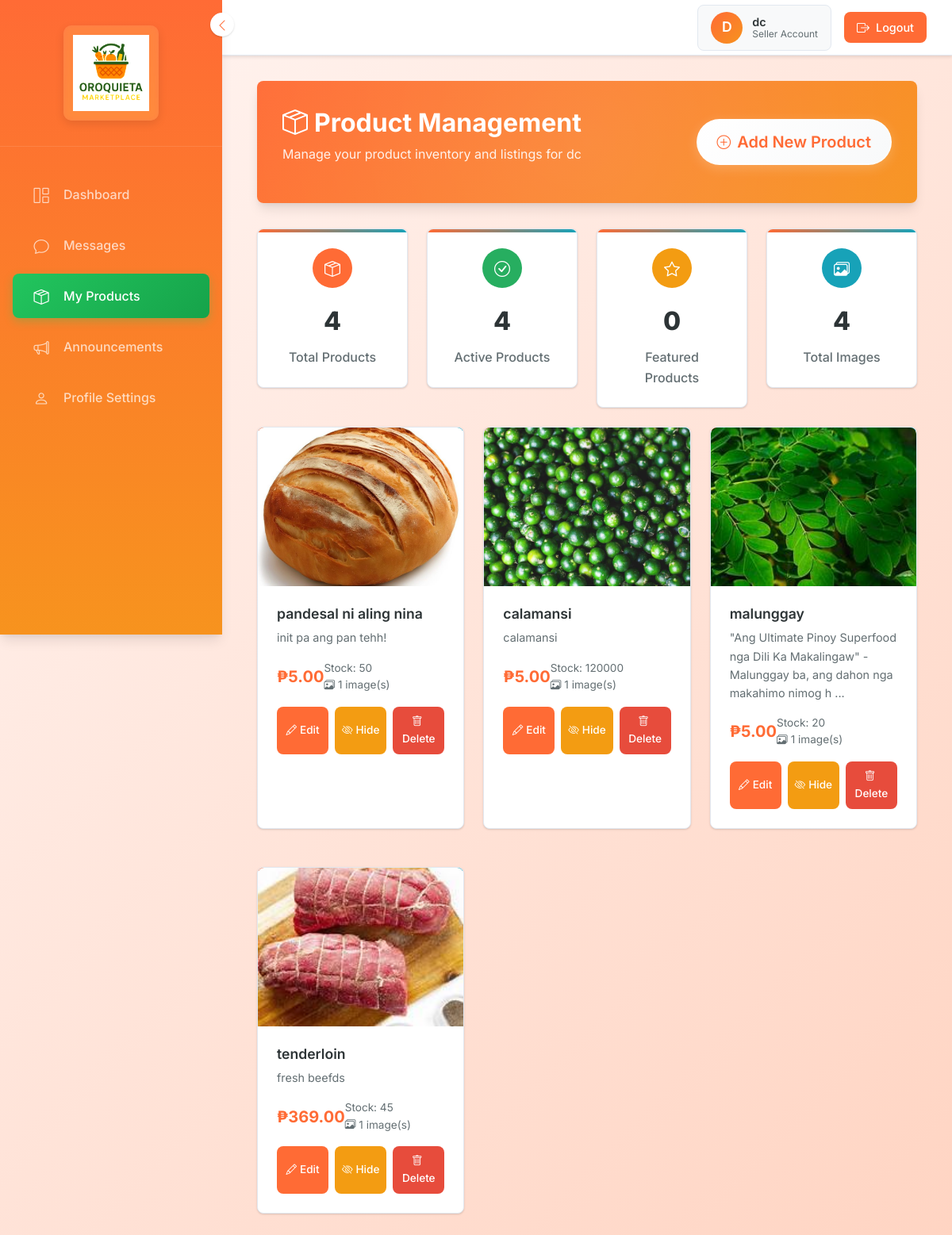
Page /seller/products.php (signed in) on the committed database.
### tables this page shows
CREATE TABLE `seller_applications` (
  `id` int(11) NOT NULL,
  `seller_id` int(11) NOT NULL,
  `business_name` varchar(255) NOT NULL,
  `business_phone` varchar(20) NOT NULL,
  `tax_id` varchar(50) DEFAULT NULL,
  `documents_submitted` text DEFAULT NULL,
  `selected_stall` varchar(10) DEFAULT NULL,
  `status` enum('pending','approved','rejected') DEFAULT 'pending',
  `admin_notes` text DEFAULT NULL,
  `created_at` timestamp NOT NULL DEFAULT current_timestamp(),
  `updated_at` timestamp NOT NULL DEFAULT current_timestamp() ON UPDATE current_timestamp()
);

CREATE TABLE `products` (
  `id` int(11) NOT NULL,
  `seller_id` int(11) NOT NULL,
  `category_id` int(11) DEFAULT NULL,
  `name` varchar(255) NOT NULL,
  `description` text DEFAULT NULL,
  `price` decimal(10,2) NOT NULL,
  `price_change` enum('up','down','no_change') DEFAULT 'no_change',
  `previous_price` decimal(10,2) DEFAULT NULL,
  `stock_quantity` int(11) NOT NULL DEFAULT 0,
  `weight` decimal(10,2) DEFAULT NULL,
  `is_featured` tinyint(1) DEFAULT 0,
  `is_active` tinyint(1) DEFAULT 1,
  `created_at` timestamp NOT NULL DEFAULT current_timestamp(),
  `updated_at` timestamp NOT NULL DEFAULT current_timestamp() ON UPDATE current_timestamp()
);

### seller/products.php (the view, shortened to what this page needs)
<?php
require_once '../includes/db_connect.php';
$seller_id = $_SESSION['user_id'];
$query = "SELECT p.*,
                 (SELECT image_path FROM product_images pi WHERE pi.product_id = p.id AND pi.is_primary = 1 LIMIT 1) as primary_image,
                 (SELECT COUNT(*) FROM product_images pi WHERE pi.product_id = p.id) as image_count
          FROM products p
          WHERE p.seller_id = ?
          ORDER BY p.created_at DESC";
$stmt = $pdo->prepare($query);
$stmt->execute([$seller_id]);
$products = $stmt->fetchAll();
?>
<!DOCTYPE html>
<html lang="en">
<head>
    <link rel="stylesheet" href="https://use.fontawesome.com/releases/v5.15.4/css/all.css" />
    <link href="https://cdn.jsdelivr.net/npm/bootstrap-icons@1.10.0/font/bootstrap-icons.css" rel="stylesheet">
    <link href="https://cdn.jsdelivr.net/npm/bootstrap@5.3.0/dist/css/bootstrap.min.css" rel="stylesheet">
</head>
<body>
    <?php include 'sidebar.php'; ?>
    <?php include 'header.php'; ?>
    <div class="main-content">
        <div class="container-fluid">
            <div class="page-header">
                <div class="d-flex justify-content-between align-items-center">
                    <div>
                        <h1><i class="bi bi-box-seam me-2"></i>Product Management</h1>
                        <p>Manage your product inventory and listings for
                            <?php echo htmlspecialchars($business_name); ?>
                        </p>
                    </div>
                    <button class="btn btn-add-product btn-lg" onclick="openAddProductModal()">
                        <i class="bi bi-plus-circle me-2"></i>Add New Product
                    </button>
                </div>
            </div>
            <div class="row g-4 mb-4">
                <div class="col-md-3">
                    <div class="stats-card">
                        <div class="stats-icon" style="background: var(--primary);">
                            <i class="bi bi-box-seam"></i>
                        </div>
                        <div class="stats-number"><?php echo count($products); ?></div>
                        <div class="stats-label">Total Products</div>
                    </div>
                </div>
                <div class="col-md-3">
                    <div class="stats-card">
                        <div class="stats-icon" style="background: var(--success);">
                            <i class="bi bi-check-circle"></i>
                        </div>
                        <div class="stats-number">
                            <?php echo count(array_filter($products, function ($p) {
                                return $p['is_active'];
                            })); ?>
                        </div>
                        <div class="stats-label">Active Products</div>
                    </div>
                </div>
                <div class="col-md-3">
                    <div class="stats-card">
                        <div class="stats-icon" style="background: var(--warning);">
                            <i class="bi bi-star"></i>
                        </div>
                        <div class="stats-number">
                            <?php echo count(array_filter($products, function ($p) {
                                return $p['is_featured'];
                            })); ?>
                        </div>
                        <div class="stats-label">Featured Products</div>
                    </div>
                </div>
                <div class="col-md-3">
                    <div class="stats-card">
                        <div class="stats-icon" style="background: var(--info);">
                            <i class="bi bi-images"></i>
                        </div>
                        <div class="stats-number"><?php echo array_sum(array_column($products, 'image_count')); ?></div>
                        <div class="stats-label">Total Images</div>
                    </div>
                </div>
            </div>
            <div class="row g-4">
                <?php if (!empty($products)): ?>
                    <?php foreach ($products as $product): ?>
                        <div class="col-lg-4 col-md-6 mb-4">
                            <div class="product-card">
                                <div
                                    class="status-badge <?php echo $product['is_active'] ? 'badge-active' : 'badge-inactive'; ?>">
                                </div>
                                <div class="position-relative">
                                    <?php if (!empty($product['primary_image'])): ?>
                                        <img src="../<?php echo htmlspecialchars($product['primary_image']); ?>"
                                            class="product-image" alt="<?php echo htmlspecialchars($product['name']); ?>">
                                    <?php else: ?>
                                        <div class="product-image-placeholder">
                                            <i class="bi bi-image text-muted" style="font-size: 3rem;"></i>
                                        </div>
                                    <?php endif; ?>
                                </div>
                                <div class="card-body">
                                    <h5 class="card-title"><?php echo htmlspecialchars($product['name']); ?></h5>
                                    <?php if (!empty($product['description'])): ?>
                                        <p class="card-text">
                                            <?php echo htmlspecialchars(substr($product['description'], 0, 100)); ?>
                                            <?php echo strlen($product['description']) > 100 ? '...' : ''; ?>
                                        </p>
                                    <?php endif; ?>
                                    <div class="price-info">
                                        <div class="price">₱<?php echo number_format($product['price'], 2); ?></div>
                                        <div class="stock-info">
                                            Stock: <?php echo $product['stock_quantity']; ?>
                                            <?php if ($product['image_count'] > 0): ?>
                                                <br><i class="bi bi-images me-1"></i><?php echo $product['image_count']; ?> image(s)
                                            <?php endif; ?>
                                        </div>
                                    </div>
                                    <div class="action-buttons">
                                        <button class="btn-action btn-edit"
                                            onclick="editProduct(<?php echo $product['id']; ?>)">
                                            <i class="bi bi-pencil me-1"></i>Edit
                                        </button>
                                        <button class="btn-action btn-toggle"
                                            onclick="toggleProductStatus(<?php echo $product['id']; ?>, <?php echo $product['is_active'] ? 'false' : 'true'; ?>)">
                                            <i
                                                class="bi bi-<?php echo $product['is_active'] ? 'eye-slash' : 'eye'; ?> me-1"></i><?php echo $product['is_active'] ? 'Hide' : 'Show'; ?>
                                        </button>
                                        <button class="btn-action btn-delete"
                                            onclick="deleteProduct(<?php echo $product['id']; ?>, '<?php echo htmlspecialchars($product['name']); ?>')">
                                            <i class="bi bi-trash me-1"></i>Delete
                                        </button>
                                    </div>
                                </div>
                            </div>
                        </div>
                    <?php endforeach; ?>
                <?php endif; ?>
            </div>
        </div>
    </div>
</body>
</html>

### seller/header.php (shortened to what this page needs)
<?php
$seller_id = $_SESSION['user_id'];
require_once '../includes/db_connect.php';
$stmt = $pdo->prepare("SELECT * FROM sellers WHERE id = ?");
$stmt->execute([$seller_id]);
$seller = $stmt->fetch();
$stmt = $pdo->prepare("SELECT business_name FROM seller_applications WHERE seller_id = ? AND status = 'approved'");
$stmt->execute([$seller_id]);
$application = $stmt->fetch();
$business_name = $application ? $application['business_name'] : ($seller['first_name'] . ' ' . $seller['last_name']);
?>
<div class="top-header">
    <div class="header-right">
        <div class="user-info-header">
            <div class="user-avatar">
                <?php echo strtoupper(substr($business_name, 0, 1)); ?>
            </div>
            <div class="user-details-header">
                <div class="user-name-header"><?php echo htmlspecialchars($business_name); ?></div>
                <div class="user-role-header">Seller Account</div>
            </div>
        </div>
        <a href="../logout.php" class="logout-btn-header">
            <i class="bi bi-box-arrow-right"></i>
            Logout
        </a>
    </div>
</div>

### seller/products.php (style rules this page uses)
:root { --primary: #ff6b35; --primary-dark: #f7931e; --secondary: #64748b; --success: #27ae60; --warning: #f39c12; --danger: #e74c3c; --info: #17a2b8; --light: #f8f9fa; --dark: #2d3436; --text-primary: #2d3436; --text-secondary: #636e72; --border: #e2e8f0; --shadow: 0 1px 3px 0 rgba(0, 0, 0, 0.1), 0 1px 2px 0 rgba(0, 0, 0, 0.06); --shadow-lg: 0 10px 15px -3px rgba(0, 0, 0, 0.1), 0 4px 6px -2px rgba(0, 0, 0, 0.05); --border-radius: 8px; }
* { margin: 0; padding: 0; box-sizing: border-box; }
body { font-family: 'Inter', sans-serif; background: linear-gradient(135deg, #fff5f2 0%, #ffd4c2 100%); color: var(--text-primary); line-height: 1.6; overflow-x: hidden; }
.main-content { margin-left: 280px; padding: 2rem; min-height: 100vh; transition: all 0.3s ease; }
.container-fluid { max-width: 1400px; transition: all 0.3s ease; }
.page-header { background: linear-gradient(135deg, var(--primary) 0%, var(--primary-dark) 100%); color: white; padding: 2rem; border-radius: var(--border-radius); margin-bottom: 2rem; box-shadow: var(--shadow-lg); position: relative; overflow: hidden; }
.page-header::before { content: ''; position: absolute; top: -50%; right: -50%; width: 200%; height: 200%; background: radial-gradient(circle, rgba(255, 255, 255, 0.1) 0%, transparent 70%); animation: float 6s ease-in-out infinite; }
.page-header h1 { font-size: 2rem; font-weight: 700; margin-bottom: 0.5rem; position: relative; z-index: 1; }
.page-header p { opacity: 0.9; position: relative; z-index: 1; }
.product-card { background: white; border-radius: var(--border-radius); box-shadow: var(--shadow); transition: all 0.3s ease; border: 1px solid var(--border); position: relative; overflow: hidden; height: 100%; }
.product-card::before { content: ''; position: absolute; top: 0; left: 0; right: 0; height: 4px; background: linear-gradient(90deg, var(--primary) 0%, var(--info) 100%); }
.product-image { width: 100%; height: 200px; object-fit: cover; border-radius: var(--border-radius) var(--border-radius) 0 0; }
.status-badge { position: absolute; top: 10px; right: 10px; padding: 0.25rem 0.5rem; border-radius: 20px; font-size: 0.75rem; font-weight: 600; text-transform: uppercase; }
.badge-active { background: var(--success); color: white; }
.card-body { padding: 1.5rem; display: flex; flex-direction: column; flex-grow: 1; }
.card-title { font-size: 1.1rem; font-weight: 600; margin-bottom: 0.5rem; color: var(--text-primary); }
.card-text { color: var(--text-secondary); font-size: 0.9rem; margin-bottom: 1rem; flex-grow: 1; }
.price-info { display: flex; justify-content: between; align-items: center; margin-bottom: 1rem; }
.price { font-size: 1.25rem; font-weight: 700; color: var(--primary); }
.stock-info { font-size: 0.85rem; color: var(--text-secondary); }
.action-buttons { display: flex; gap: 0.5rem; margin-top: auto; }
.btn-action { flex: 1; padding: 0.5rem; border: none; border-radius: var(--border-radius); font-size: 0.85rem; font-weight: 500; transition: all 0.3s ease; cursor: pointer; }
.btn-edit { background: var(--primary); color: white; }
.btn-toggle { background: var(--warning); color: white; }
.btn-delete { background: var(--danger); color: white; }
.product-card { animation: fadeInUp 0.6s ease-out; }
.stats-card { background: white; border-radius: var(--border-radius); padding: 1.5rem; box-shadow: var(--shadow); border: 1px solid var(--border); text-align: center; position: relative; overflow: hidden; }
.stats-card::before { content: ''; position: absolute; top: 0; left: 0; right: 0; height: 4px; background: linear-gradient(90deg, var(--primary) 0%, var(--info) 100%); }
.stats-icon { width: 50px; height: 50px; border-radius: 50%; display: flex; align-items: center; justify-content: center; margin: 0 auto 1rem; color: white; font-size: 1.25rem; }
.stats-number { font-size: 2rem; font-weight: 800; color: var(--text-primary); margin-bottom: 0.5rem; }
.stats-label { color: var(--text-secondary); font-weight: 500; }
.btn-add-product { background: linear-gradient(135deg, #ffffff 0%, #f8f9fa 100%) !important; border: 2px solid rgba(255, 255, 255, 0.3) !important; color: var(--primary) !important; font-weight: 600 !important; padding: 12px 24px !important; border-radius: 50px !important; transition: all 0.3s ease !important; box-shadow: 0 4px 15px rgba(255, 255, 255, 0.2) !important; position: relative !important; z-index: 2 !important; }
.btn-add-product i { font-size: 1.1rem !important; }

### rows in the picture
seller_applications: business_name "D", business_name "dc"
products: is_featured "0", shows a picture, name "pandesal ni aling nina", description "init pa ang pan tehh!", price "5.00", stock_quantity "50", image_count "1", is_active 1 (drawn)
products: shows a picture, name "calamansi", description "calamansi", price "5.00", stock_quantity "120000", image_count "1", is_active 1 (drawn)
products: shows a picture, name "malunggay", description "\"Ang Ultimate Pinoy Superfood nga Dili Ka Makalingaw\" - Malunggay ba, ang dahon nga makahimo nimog h", price "5.00", stock_quantity "20", image_count "1", is_active 1 (drawn)
products: shows a picture, name "tenderloin", description "fresh beefds", price "369.00", stock_quantity "45", image_count "1", is_active 1 (drawn)

### other values in the picture
count($products) "4"
array_sum(array_column($products, 'image_count')) "4"
